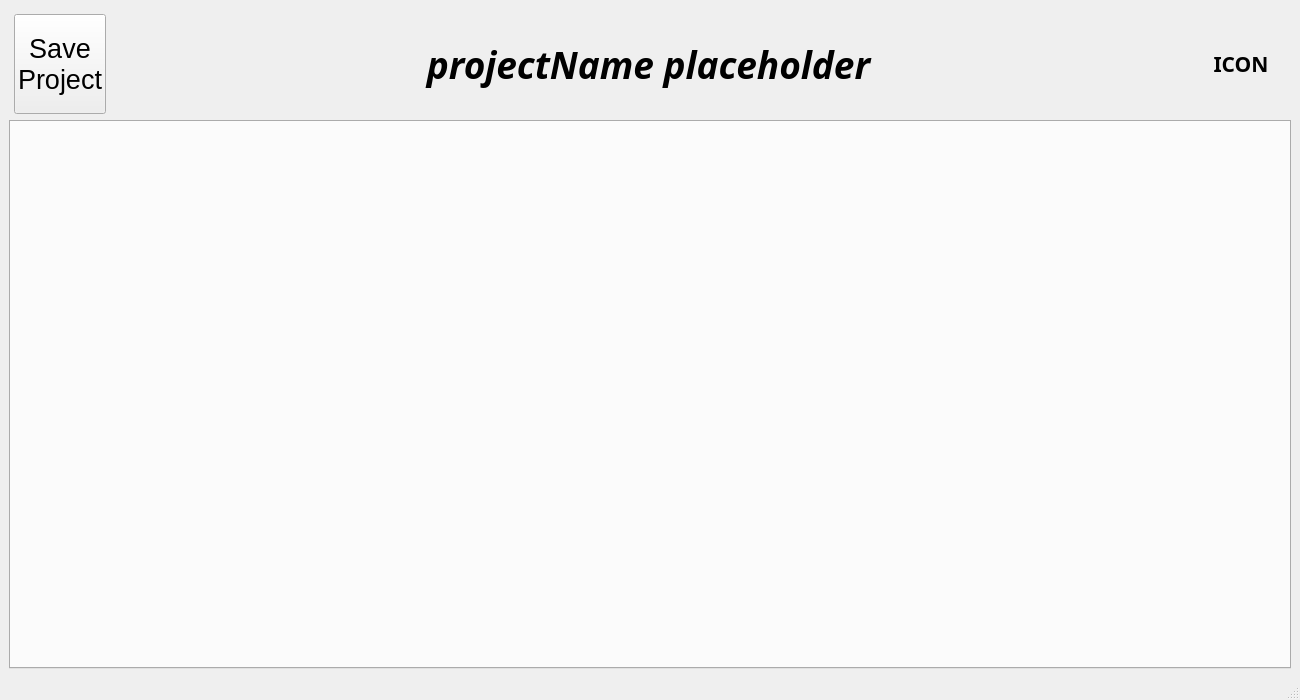
<?xml version="1.0" encoding="UTF-8"?>
<ui version="4.0">
 <class>MainWindow</class>
 <widget class="QMainWindow" name="MainWindow">
  <property name="geometry">
   <rect>
    <x>0</x>
    <y>0</y>
    <width>1300</width>
    <height>700</height>
   </rect>
  </property>
  <property name="sizePolicy">
   <sizepolicy hsizetype="Expanding" vsizetype="Expanding">
    <horstretch>0</horstretch>
    <verstretch>0</verstretch>
   </sizepolicy>
  </property>
  <property name="windowTitle">
   <string>MainWindow</string>
  </property>
  <widget class="QWidget" name="centralwidget">
   <property name="sizePolicy">
    <sizepolicy hsizetype="Expanding" vsizetype="Expanding">
     <horstretch>0</horstretch>
     <verstretch>0</verstretch>
    </sizepolicy>
   </property>
   <layout class="QVBoxLayout" name="verticalLayout">
    <item>
     <spacer name="verticalSpacer">
      <property name="orientation">
       <enum>Qt::Vertical</enum>
      </property>
      <property name="sizeType">
       <enum>QSizePolicy::Fixed</enum>
      </property>
      <property name="sizeHint" stdset="0">
       <size>
        <width>0</width>
        <height>5</height>
       </size>
      </property>
     </spacer>
    </item>
    <item>
     <layout class="QHBoxLayout" name="horizontalLayout">
      <item>
       <spacer name="horizontalSpacer">
        <property name="orientation">
         <enum>Qt::Horizontal</enum>
        </property>
        <property name="sizeType">
         <enum>QSizePolicy::Fixed</enum>
        </property>
        <property name="sizeHint" stdset="0">
         <size>
          <width>5</width>
          <height>0</height>
         </size>
        </property>
       </spacer>
      </item>
      <item>
       <widget class="QPushButton" name="saveButton">
        <property name="maximumSize">
         <size>
          <width>16777215</width>
          <height>100</height>
         </size>
        </property>
        <property name="font">
         <font>
          <pointsize>20</pointsize>
          <underline>false</underline>
         </font>
        </property>
        <property name="text">
         <string>Save
Project</string>
        </property>
       </widget>
      </item>
      <item>
       <widget class="QLabel" name="projectNameWidget">
        <property name="sizePolicy">
         <sizepolicy hsizetype="Expanding" vsizetype="Expanding">
          <horstretch>0</horstretch>
          <verstretch>0</verstretch>
         </sizepolicy>
        </property>
        <property name="maximumSize">
         <size>
          <width>16777215</width>
          <height>100</height>
         </size>
        </property>
        <property name="font">
         <font>
          <family>Droid Sans Fallback</family>
          <pointsize>28</pointsize>
          <weight>75</weight>
          <italic>true</italic>
          <bold>true</bold>
         </font>
        </property>
        <property name="text">
         <string>projectName placeholder</string>
        </property>
        <property name="alignment">
         <set>Qt::AlignCenter</set>
        </property>
       </widget>
      </item>
      <item>
       <widget class="QLabel" name="appLogo">
        <property name="enabled">
         <bool>true</bool>
        </property>
        <property name="sizePolicy">
         <sizepolicy hsizetype="Expanding" vsizetype="Maximum">
          <horstretch>0</horstretch>
          <verstretch>0</verstretch>
         </sizepolicy>
        </property>
        <property name="maximumSize">
         <size>
          <width>100</width>
          <height>100</height>
         </size>
        </property>
        <property name="font">
         <font>
          <family>Yu Gothic UI Semibold</family>
          <pointsize>16</pointsize>
          <weight>75</weight>
          <bold>true</bold>
         </font>
        </property>
        <property name="text">
         <string>ICON</string>
        </property>
        <property name="alignment">
         <set>Qt::AlignCenter</set>
        </property>
       </widget>
      </item>
     </layout>
    </item>
    <item>
     <widget class="QTabWidget" name="tabWidget">
      <property name="sizePolicy">
       <sizepolicy hsizetype="Expanding" vsizetype="Expanding">
        <horstretch>0</horstretch>
        <verstretch>0</verstretch>
       </sizepolicy>
      </property>
      <property name="tabShape">
       <enum>QTabWidget::Rounded</enum>
      </property>
      <property name="currentIndex">
       <number>-1</number>
      </property>
     </widget>
    </item>
   </layout>
  </widget>
  <widget class="QStatusBar" name="statusbar"/>
 </widget>
 <resources/>
 <connections/>
</ui>
